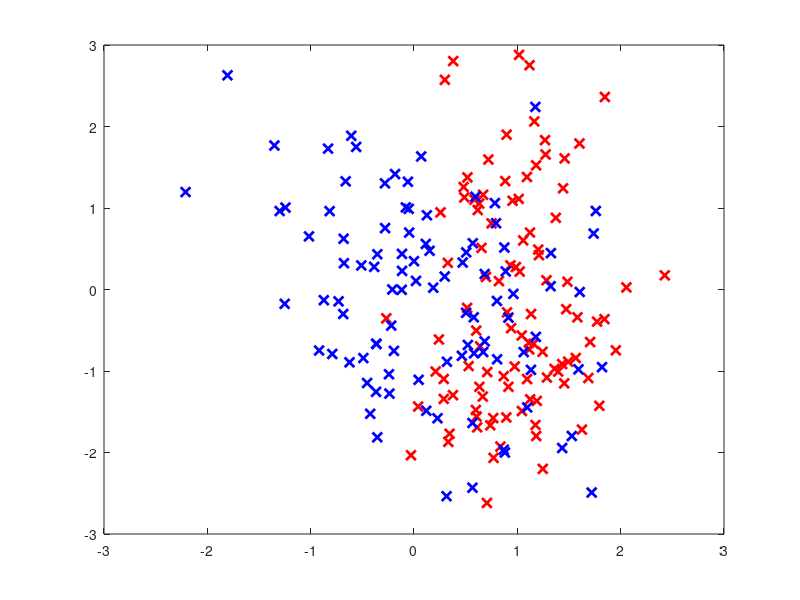

Reproduce this figure in MATLAB. (Note: this script raises an error after producing the figure.)
%% Logistic Regression: Visualizing the Predictive Distribution
% Here we fit a binary logistic regression model to synthetic data and visualize the
% predictive distribution. We compare the MLE to L1 and L2 regularized
% models.
%% Load and Plot the Data
% Load synthetic data generated from a mixture of Gaussians. Source:
% <<http://research.microsoft.com/~cmbishop/PRML/webdatasets/datasets.htm>>
%
load bishop2class
figure;
plot(X(Y==1,1),X(Y==1,2),'xr','LineWidth',2,'MarkerSize',7); hold on;
plot(X(Y==2,1),X(Y==2,2),'xb','LineWidth',2,'MarkerSize',7);
D = DataTableXY(X,Y);
title('Training Data');
legend({'Class1','Class2'},'Location','BestOutside');

%% Cross Validation
% First we find the optimal hyper-parameters using CV
if 0
  notYetImplemented('Model Selection for Logistic Regression');
else
  % For speed, we just hard-code the results
  lambdaL2 = 10;
  sigmaL2 = 0.3;
  %lambdaL1 = 1;
  %sigmaL1 =  0.4;
  lambdaL1 = 2.1544;
  sigmaL1 = 0.2;
end


%% Create the model
% We will make use of PMTK's transformer objects to easily preprocess the data
% and perform the basis expansion. We chain 2 transformers together, which
% will be applied to the data in sequence. When we pass our ChainTransformer to
% our model, (which we will create shortly), all of the details of the
% transformation are retained, and where appropriate, applied to future test data.
%
T = ChainTransformer({StandardizeTransformer(false), KernelTransformer('rbf',sigmaL2)} );
%
% We now create a new logistic regression model and pass it the transformer object
% we just created.
% We specify that the y labels are from {1,2} (as opposed to, say, {0,1})
model = Logreg('-prior','L2','-lambda', lambdaL2, '-labelSpace', [1,2], ...
  '-transformer', T, '-addOffset', false);

%% Fit the Model
% We now find a MAP estimate of the parameters
% We can choose the optimizer by changing model.optMethod
model = fit(model,D);

%% Compute Map Output
% To visualize the predictive distribution we will first create grid of points
% in our original 2D feature space and evaluate the posterior probability that
% each point belongs to class 1.
%
[X1grid, X2grid] = meshgrid(-3:0.02:3,-3:0.02:3);
[nrows,ncols] = size(X1grid);
testData = [X1grid(:),X2grid(:)];
[yhat, T] = computeMapOutput(model,DataTable(testData)); 
pclass1 = T(:,1);
probGrid = reshape(pclass1,nrows,ncols);
%% Plot the Predictive Distribution
% We can now make use of Matlab's excellent plotting capabilities and plot the
% surface of the distribution. Notice the relatively smooth decision
% boundary. This is due in large part to the value of Sigma. We will see
% shortly what happens when we use a relatively small value.
figure; hold on;
surf(X1grid,X2grid,probGrid);
shading interp; view([0 90]); colorbar;
alpha 0.8;
box on;
contour(X1grid,X2grid,probGrid,'LineColor','k','LevelStep',0.5,'LineWidth',2.5);
title('Predictive Distribution (L2 Logistic Regression)');
%% Plot Decision Boundary
% We can plot the decision boundary along with the data
figure; hold on;
plot(X(Y==1,1),X(Y==1,2),'xr','LineWidth',2,'MarkerSize',7); hold on;
plot(X(Y==2,1),X(Y==2,2),'xb','LineWidth',2,'MarkerSize',7);
title('Decision Boundary (L2 Logistic Regression)');
box on;
contour(X1grid,X2grid,probGrid,'LineColor','k','LevelStep',0.5,'LineWidth',2.5);


%% L1 Prior
% Now lets use an L1 prior and refit the model
T = ChainTransformer({StandardizeTransformer(false)      ,...
    KernelTransformer('rbf',sigmaL1)} );
model = Logreg('-prior','L1','-lambda', lambdaL1, '-labelSpace',[1,2], ...
  '-transformer', T, '-addOffset', false); 
model = fit(model,D);

[X1grid, X2grid] = meshgrid(-3:0.02:3,-3:0.02:3);
[nrows,ncols] = size(X1grid);
testData = [X1grid(:),X2grid(:)];
[yhat, T] = computeMapOutput(model,DataTable(testData));              
pclass1 = T(:,1);
probGrid = reshape(pclass1,nrows,ncols);
%% Plot the Predictive Distribution L1
figure; hold on;
surf(X1grid,X2grid,probGrid);
shading interp; view([0 90]); colorbar;
alpha 0.8;
box on;
contour(X1grid,X2grid,probGrid,'LineColor','k','LevelStep',0.5,'LineWidth',2.5);
title('Predictive Distribution (L1 Logistic Regression)');
%% Plot Decision Boundary L1
% We can plot the decision boundary along with the data
figure; hold on;
plot(X(Y==1,1),X(Y==1,2),'xr','LineWidth',2,'MarkerSize',7); hold on;
plot(X(Y==2,1),X(Y==2,2),'xb','LineWidth',2,'MarkerSize',7);
title('Decision Boundary (L1 Logistic Regression)');
box on;
contour(X1grid,X2grid,probGrid,'LineColor','k','LevelStep',0.5,'LineWidth',2.5);
%% Identify "support vectors"
% We now visualize the "support vectors", i.e.
% the examples corresponding to non-zero weights.
% Since we are using an RBF kernel, feature j corresponds to example j.
supportVectors = X(abs(model.params.w) > 1e-5,:);
plot(supportVectors(:,1),supportVectors(:,2),'ok','MarkerSize',10,'LineWidth',2)

